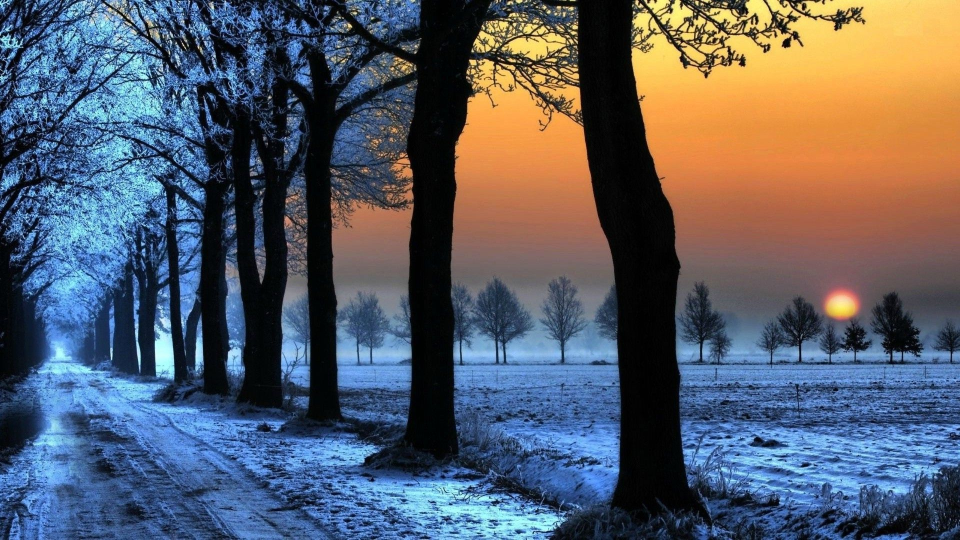
#> input picture nature1.jpg, 1920 x 1080 px (shown at 1/2 size)
$ jupyter execute 'Task 4.2.ipynb'
#> lines starting #> are read from the running program, lines starting #| are printed output that depends on the picture
[cell 1]
import cv2
import numpy

[cell 2]
Nature1 = cv2.imread("nature1.jpg")
#> Nature1 is the input picture: shape (1080, 1920, 3); mean B, G, R 102.8, 92.4, 88

[cell 3]
Nature1.shape
#> Out = (1080, 1920, 3)

[cell 4]
Nature2 = cv2.imread("nature3.jpg")
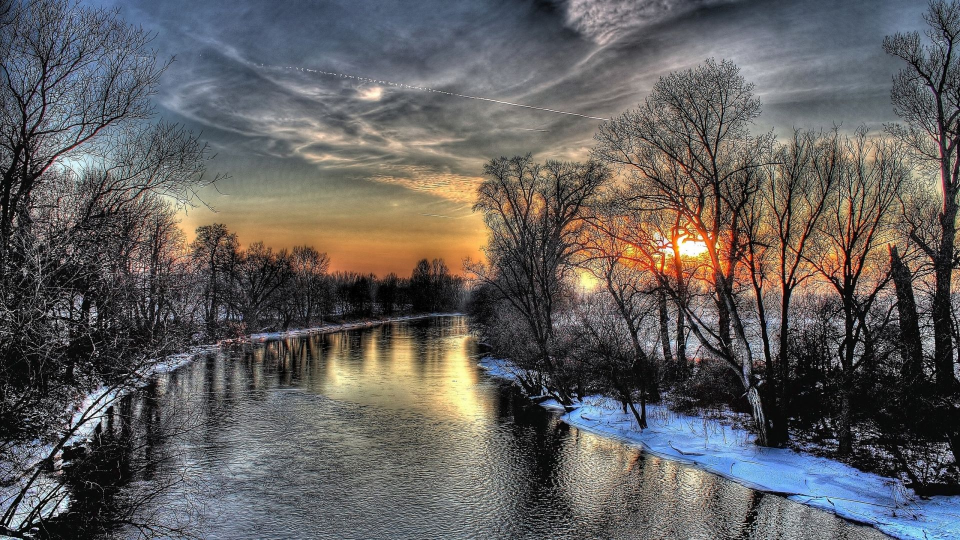
#> input picture nature3.jpg, 1920 x 1080 px (shown at 1/2 size)
#> Nature2 is the input picture: shape (1080, 1920, 3); mean B, G, R 94.6, 95.2, 97.9

[cell 5]
Nature2.shape
#> Out = (1080, 1920, 3)

[cell 6]
crop_NatureE = Nature1[ : , :312 ]
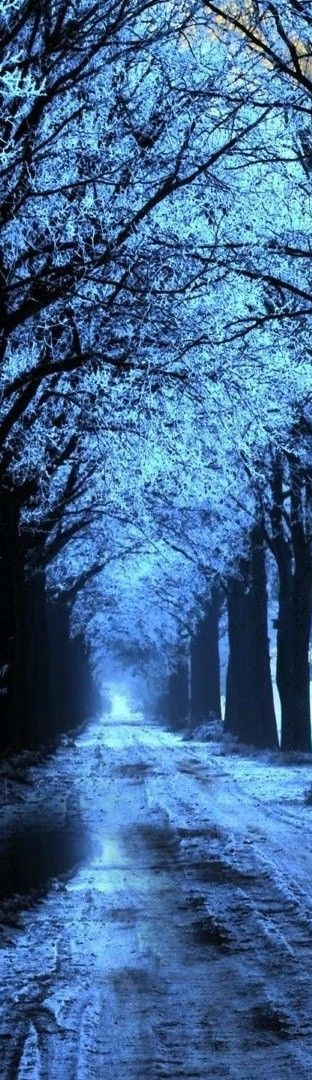
#> crop_NatureE: shape (1080, 312, 3); mean B, G, R 147.2, 103.9, 65
cv2.imshow("Nature",crop_NatureE)
cv2.waitKey()
cv2.destroyAllWindows()

crop_NatureF = Nature1[ : , 313: ]
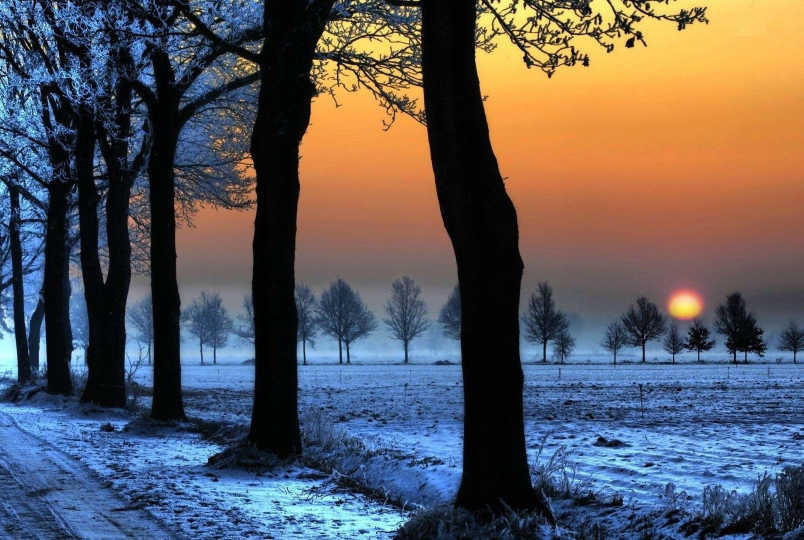
#> crop_NatureF: shape (1080, 1607, 3) (shown at 1/2 size); mean B, G, R 94.1, 90.1, 92.4
cv2.imshow("batman",crop_NatureF)
cv2.waitKey()
cv2.destroyAllWindows()

[cell 7]
crop_NatureC = Nature2[ : , :312 ]
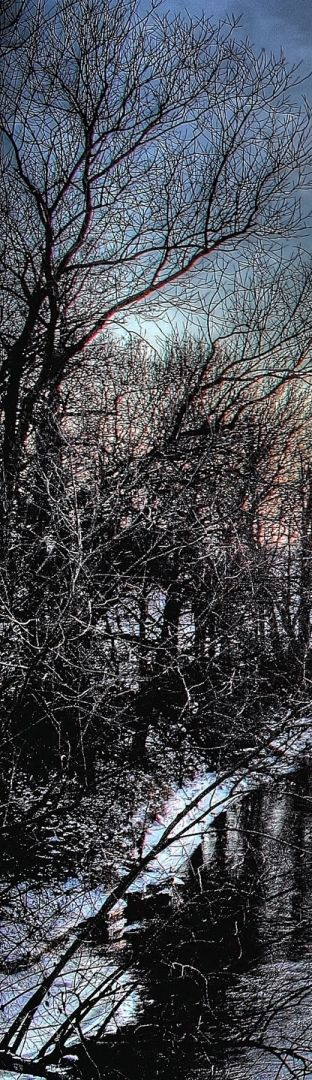
#> crop_NatureC: shape (1080, 312, 3); mean B, G, R 82.6, 76, 72.8
cv2.imshow("ironman",crop_NatureC)
cv2.waitKey()
cv2.destroyAllWindows()

crop_NatureD = Nature2[ : , 313: ]
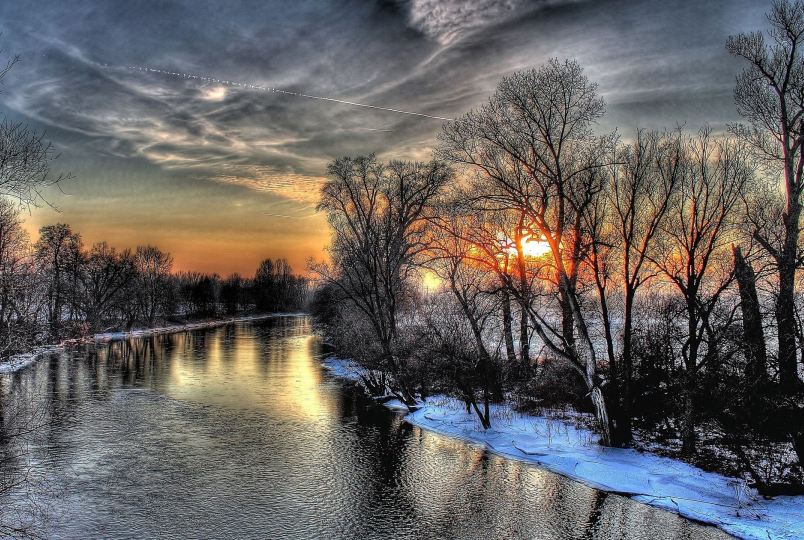
#> crop_NatureD: shape (1080, 1607, 3) (shown at 1/2 size); mean B, G, R 96.9, 99, 102.8
cv2.imshow("ironman",crop_NatureC)
cv2.waitKey()
cv2.destroyAllWindows()

[cell 8]
Final = numpy.hstack((crop_NatureE,crop_NatureD))
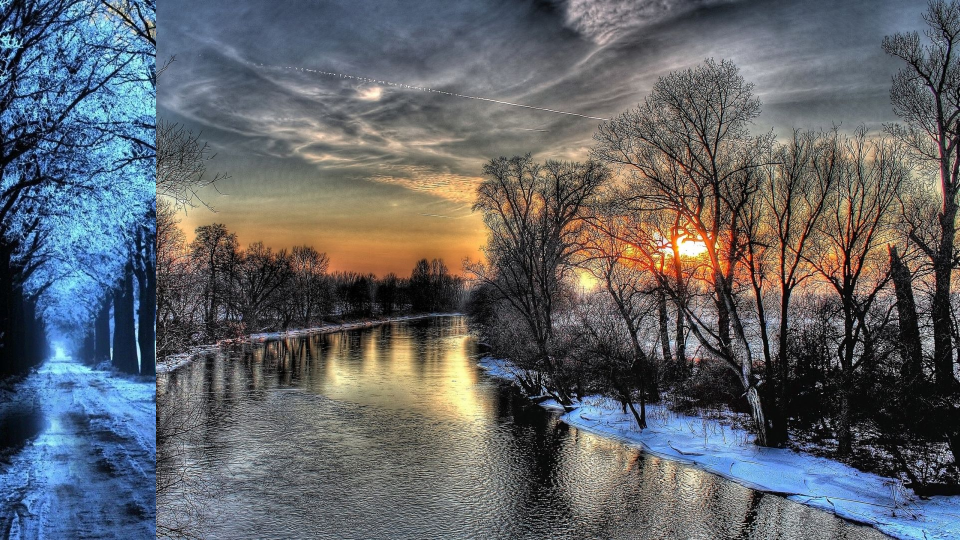
#> Final: shape (1080, 1919, 3) (shown at 1/2 size); mean B, G, R 105.1, 99.8, 96.6

[cell 9]
cv2.imshow("batman",Final)
cv2.waitKey()
cv2.destroyAllWindows()

[cell 10]
Final1 = numpy.hstack((crop_NatureC,crop_NatureF))
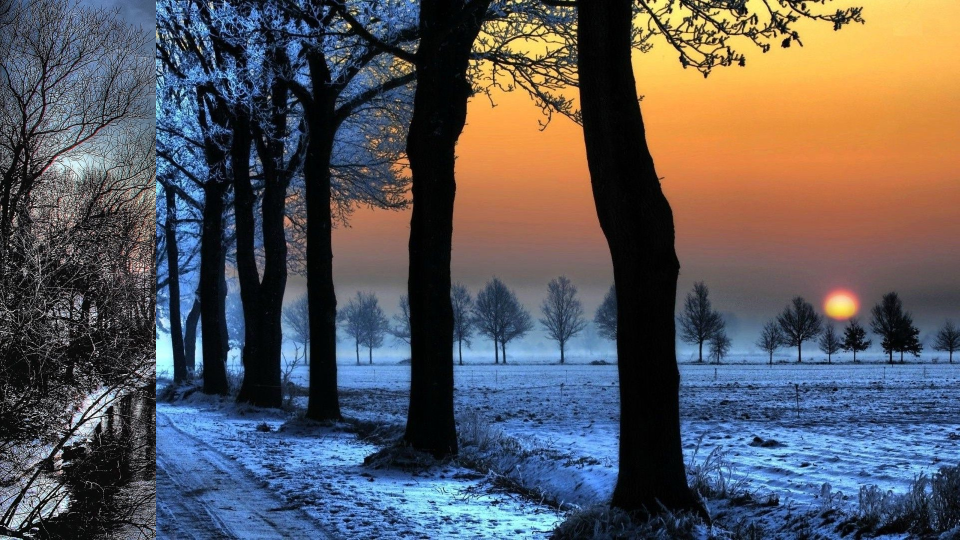
#> Final1: shape (1080, 1919, 3) (shown at 1/2 size); mean B, G, R 92.2, 87.8, 89.2
